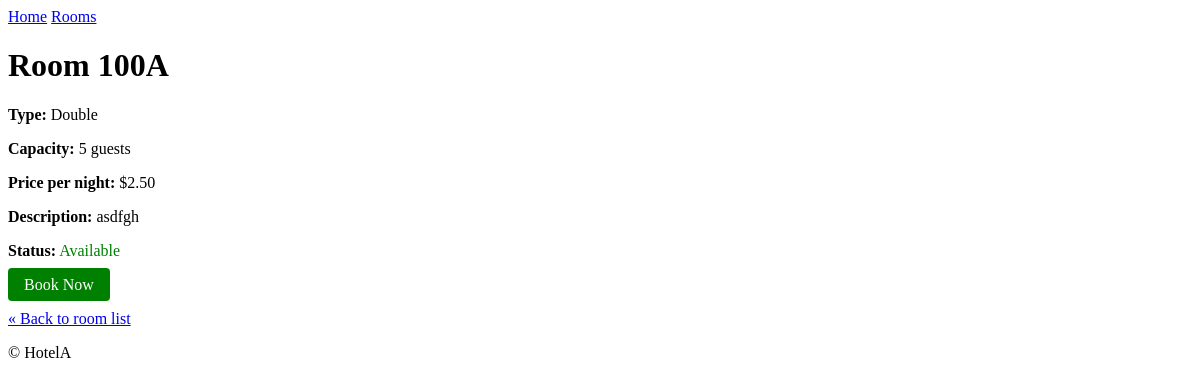
/rooms/1/, run on an earlier commit of the app's database.
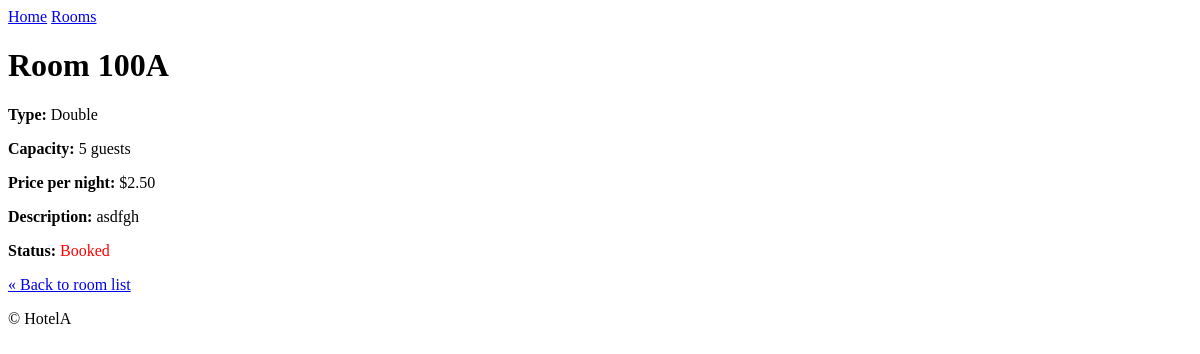
And on a later commit of the database.
### hotel/views.py (the view)
# urls.py: path('rooms/<int:pk>/', RoomDetailView.as_view(), name='detail'),
class RoomDetailView(DetailView):
    model = Room
    template_name = 'rooms/detail.html'
    context_object_name = 'room'

### hotel/templates/rooms/detail.html
{% extends "base.html" %}
{% block content %}
  <h1>Room {{ room.room_number }}</h1>
  <p><strong>Type:</strong> {{ room.get_room_type_display }}</p>
  <p><strong>Capacity:</strong> {{ room.capacity }} guest{{ room.capacity|pluralize }}</p>
  <p><strong>Price per night:</strong> ${{ room.price_per_night }}</p>
  {% if room.description %}
    <p><strong>Description:</strong> {{ room.description }}</p>
  {% endif %}
  <p>
    <strong>Status:</strong>
    {% if room.is_available %}
      <span style="color: green;">Available</span>
    {% else %}
      <span style="color: red;">Booked</span>
    {% endif %}
  </p>
  {% if room.is_available %}
    <p><a href="{% url 'book' room.pk %}" style="color: white; background-color: green; padding: 8px 16px; border-radius: 4px; text-decoration: none;">Book Now</a></p>
  {% endif %}
  <p><a href="{% url 'list' %}">« Back to room list</a></p>
{% endblock %}

What changed in the data, as far as the page shows it:
changed Room "Double": is_available True → False (drawn)
Also different on the page:
text no longer shown: "Available Book Now"
text now shown: "Booked"
